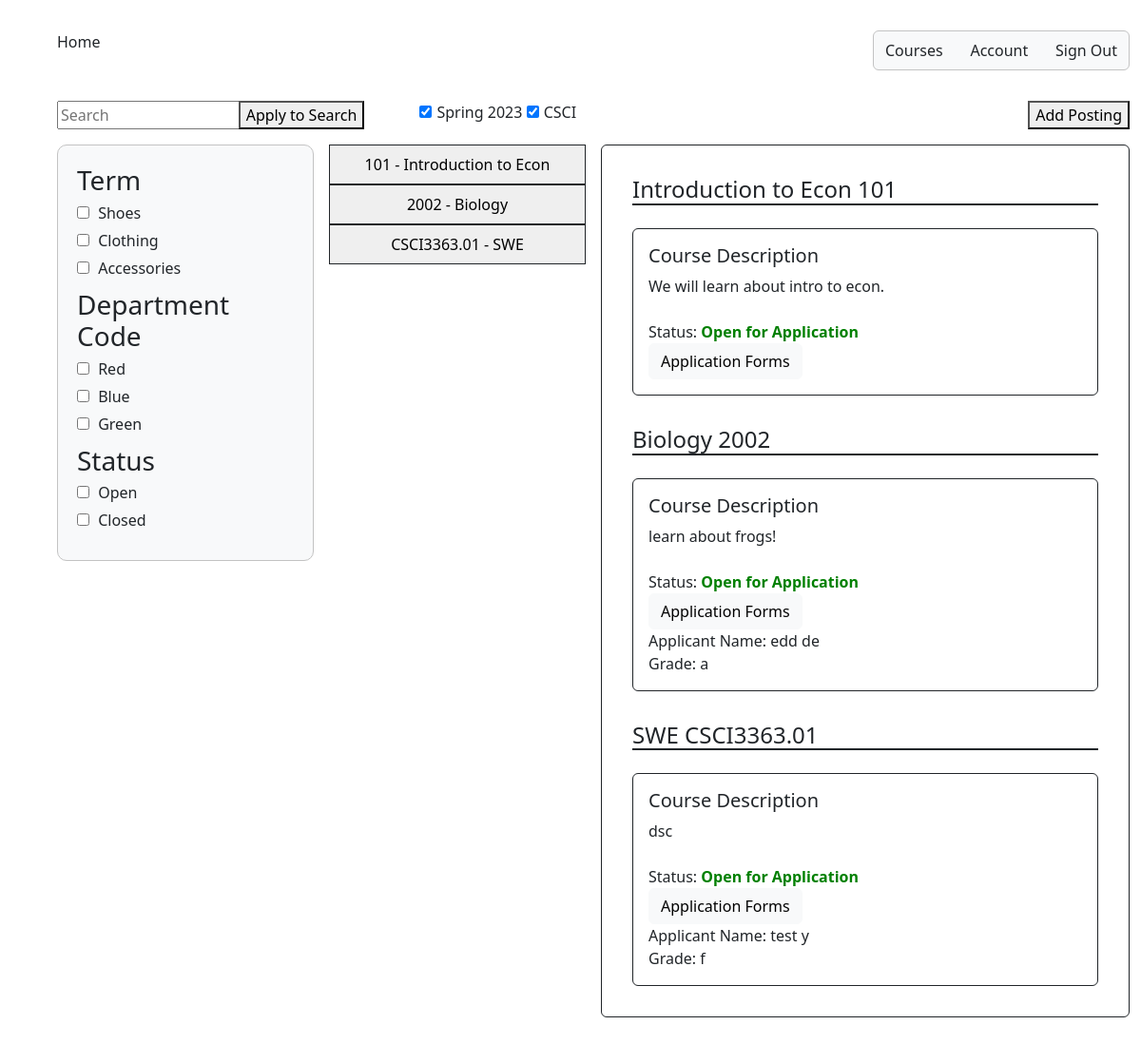
Before: /instructor_summary/ with the older database file.
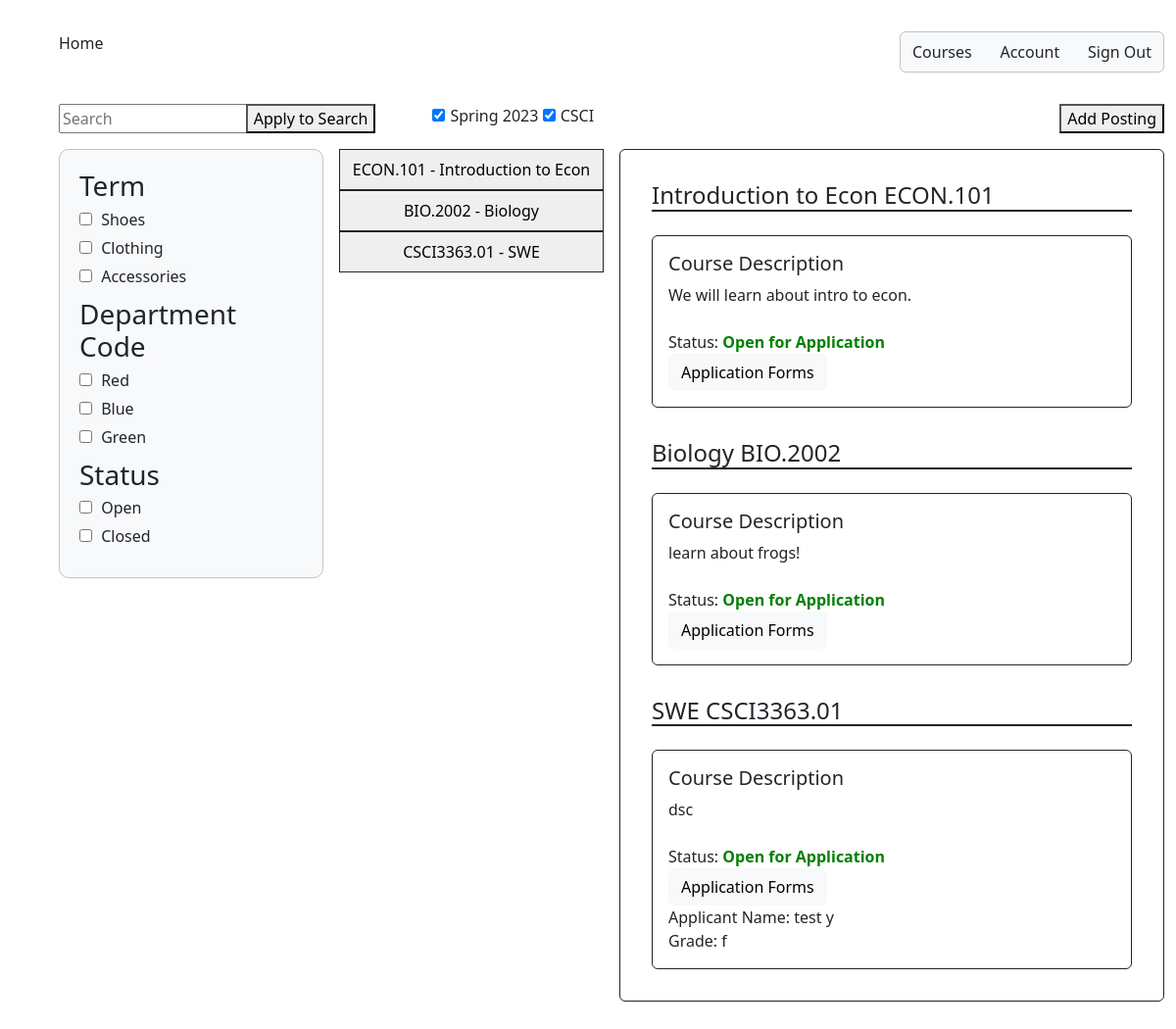
After: the same page with the newer database file.
### InstructorAddCourse/models.py (models this page shows)
class InstructorAddCourse(models.Model):
	course_name = models.CharField(max_length=255)
	course_number = models.CharField(max_length=255)
	course_instructor = models.CharField(max_length=255)
	course_description = models.CharField(max_length=800)
	total_time_commitment = models.DecimalField(max_digits=2, decimal_places=0, validators=[MinValueValidator(0)], default=0)
	has_discussion = models.CharField(choices=[('yes', 'Yes'),('no', 'No')], max_length=50, default='')
	num_ta_needed = models.DecimalField(max_digits=2, decimal_places=0, validators=[MinValueValidator(0)], default=0)
	curr_num_ta = models.IntegerField(default=0)
	graded_meeting = models.CharField(choices=[('yes', 'Yes'),('no', 'No')], max_length=50, default='')
	office_hours = models.DecimalField(max_digits=2, decimal_places=0, validators=[MinValueValidator(0)], default=0)
	other_info = models.CharField(max_length=800, default=None)
	term = models.CharField(default=get_default_term(), max_length=100)

### application/models.py (models this page shows)
class Application(models.Model):
    course_number = models.CharField(max_length=255, default=None)
    first_name = models.CharField(max_length=255, default=None)
    last_name = models.CharField(max_length=255, default=None)
    eagle_id = models.CharField(max_length=255, default=None)
    GRADES = (
        ('--', '--'),
        ('a', 'A'),
        ('a-', 'A-'),
        ('b+', 'B+'),
        ('b-', 'B-'),
        ('c+', 'C+'),
        ('c', 'C'),
        ('c-', 'C-'),
        ('d+', 'D+'),
        ('d', 'D'),
        ('d-', 'D-'),
        ('f', 'F'),
        ('n/a', 'N/A')
    )
    GRAD = (
        ('--', '--'),
        ('2023','2023'),
        ('2024', '2024'),
        ('2025', '2025'),
        ('2026', '2026')
    )
    grad = models.CharField(max_length=50, choices=GRAD, default='')
    past_course = models.CharField(choices=[('yes', 'Yes'),('no', 'No')], max_length=50, default='')
    grade = models.CharField(max_length=50, choices=GRADES, default='')
    hours = models.DecimalField(max_digits=2, decimal_places=0, validators=[MinValueValidator(0)], default=0)
    other_courses = models.CharField(max_length=800, default=None)
    misc_information = models.CharField(max_length=800, default=None)

### instructorSummary/views.py (the view)
# urls.py: path('instructor_summary/', instructor_summary_view),
def instructor_summary_view(response):
    course_objects = InstructorAddCourse.objects.all()
    application_objects = Application.objects.all()
    context = {'course_objects': course_objects,
               'application_objects': application_objects}
    return render(response, "instructorSummary.html", context)

### templates/instructorSummary.html (shortened to what this page needs)
<!DOCTYPE html>
{% extends 'appbase.html' %} {% block content %} {% load static %}
<html>
    <head>
        <link rel="stylesheet" href="{% static 'adminSummary.css' %}" />
    </head>
        <body>
            <div class="container-fluid">
              <div class="row">
                <div class="col-sm-2">
                  <div id="search-box">
                    <input type="text" id="search-input" placeholder="Search" />
                  </div>
                </div>
                <div class="col-sm-2">
                  <button id="apply-to-search-btn">Apply to Search</button>
                </div>
                <div class="col-sm">
                  <div class="applied-filters">
                    <label
                      ><input type="checkbox" name="category" value="shoes" checked />
                      Spring 2023</label
                    >
                    <label
                      ><input type="checkbox" name="color" value="red" checked />
                      CSCI</label
                    >
                  </div>
                </div>
                <div class="col-sm-2">
                  <div class="text-end">
                    <a href="http://127.0.0.1:8000/add_course/">
                      <button id="add-posting-btn">Add Posting</button>
                    </a>
                  </div>
                </div>
              </div>
                <div class="row">
                    <div class="col">
                        <div class="filter-box">
                          <div class="filter-group">
                            <h3>Term</h3>
                            <label
                              ><input type="checkbox" name="category" value="shoes" />
                              Shoes</label
                            >
                            <label
                              ><input type="checkbox" name="category" value="clothing" />
                              Clothing</label
                            >
                            <label
                              ><input type="checkbox" name="category" value="accessories" />
                              Accessories</label
                            >
                          </div>
                          <div class="filter-group">
                            <h3>Department Code</h3>
                            <label
                              ><input type="checkbox" name="color" value="red" /> Red</label
                            >
                            <label
                              ><input type="checkbox" name="color" value="blue" /> Blue</label
                            >
                            <label
                              ><input type="checkbox" name="color" value="green" />
                              Green</label
                            >
                          </div>
                          <div class="filter-group">
                            <h3>Status</h3>
                            <label
                              ><input type="checkbox" name="size" value="small" /> Open</label
                            >
                            <label
                              ><input type="checkbox" name="size" value="medium" />
                              Closed</label
                            >
                            </div>
                        </div>
                    </div>
                    <div class="col">
                        {% for course in course_objects %}
                        <button class="border border-1 border-dark p-2" style="width:100%">
                            <div>{{ course.course_number}} - {{ course.course_name}}</div>
                        </button>
                        {% endfor %}
                    </div>
                    <div class="col-6">
                        <div class="border border-1 border-dark rounded p-3">
                            {% for course in course_objects %}
                            <div class="p-3">
                            <h4 class="border-bottom border-2 border-dark">{{ course.course_name }}&nbsp;{{ course.course_number}}</h4>
                            <div class="border border-1 border-dark rounded p-3 mt-4">
                                <h5>Course Description</h5>
                                <div>{{ course.course_description }}</div>
                                <div class="mt-4">Status: <strong style="color: green;">Open for Application</strong></div>
                                <button class="btn btn-light">Application Forms</button>
                                {% for application in application_objects %}
                                  {% if course.course_number == application.course_number %}
                                    <div>Applicant Name: {{ application.first_name }} {{ application.last_name }}</div>
                                    <div>Grade: {{ application.grade }}</div>
                                  {% endif %}
                                {% endfor %}
                            </div>
                            </div>
                            {% endfor %}
                        </div>
                    </div>
                </div>
            </div>
        </body>
</html>
{% endblock %}

### templates/appbase.html (shortened to what this page needs)
{% load static %}
<html>
  <head>
    <link
      href="https://cdn.jsdelivr.net/npm/bootstrap@5.3.0-alpha1/dist/css/bootstrap.min.css"
      rel="stylesheet"
    />
    <link rel="stylesheet" href="{% static 'appbase.css' %}" />
  </head>
  <body>
    <div class="container-fluid m-4">
      <div class="row m-3">
        <div class="col-sm">
          <div class="label">Home</div>
        </div>
        <div class="col-sm-3">
          <nav class="navbar navbar-light rounded">
            <div class="container-fluid">
              <a class="nav-link" href="#">Courses</a>
              <a class="nav-link" href="#">Account</a>
              <a class="nav-link" href="#">Sign Out</a>
            </div>
          </nav>
        </div>
        </div>
        <div class="row m-3">
          {% block content %} {% endblock %}
        </div>
      </div>
  </body>
</html>

### static/appbase.css (style rules this page uses)
.navbar { background-color: #f8f9fa; }
.rounded { border-radius: 10px; border: 1px solid #c3c3c3; }

### static/adminSummary.css (style rules this page uses)
body { height: 100%; }
.filter-box { padding: 20px; border: 1px solid #c3c3c3; background-color: #f8f9fa; border-radius: 10px; }
.filter-group { margin-bottom: 10px; }
.filter-group h3 { margin-top: 0; margin-bottom: 5px; }
.filter-group label { display: block; margin-bottom: 5px; }
.filter-group input[type="checkbox"] { margin-right: 5px; }
.applied-filters input[type="checkbox"] { margin-right: 1px; }
[class*="col"] { padding: 0.5rem; }

Changed rows visible on the page:
changed InstructorAddCourse "Introduction to Econ": course_number "101" → "ECON.101"
changed InstructorAddCourse "Biology": loses Application (first_name "edd", last_name "de", grade "a"); course_number "2002" → "BIO.2002"
